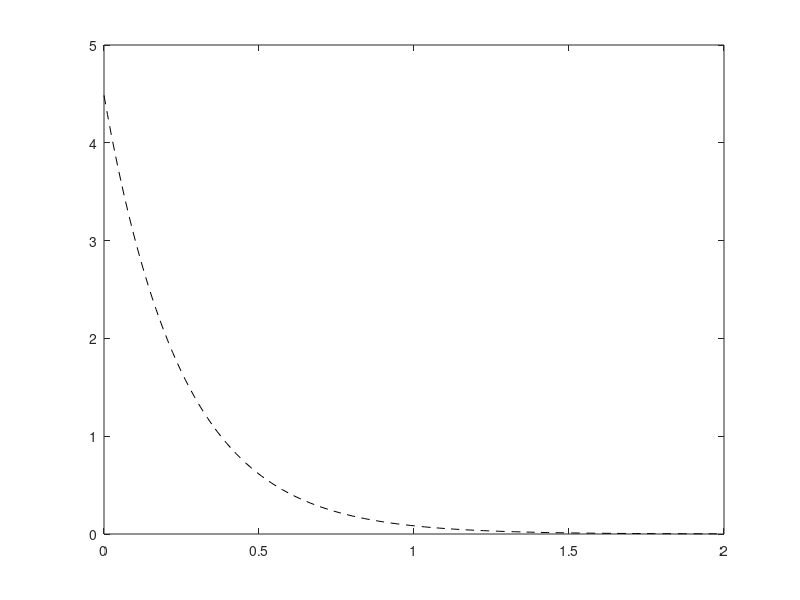
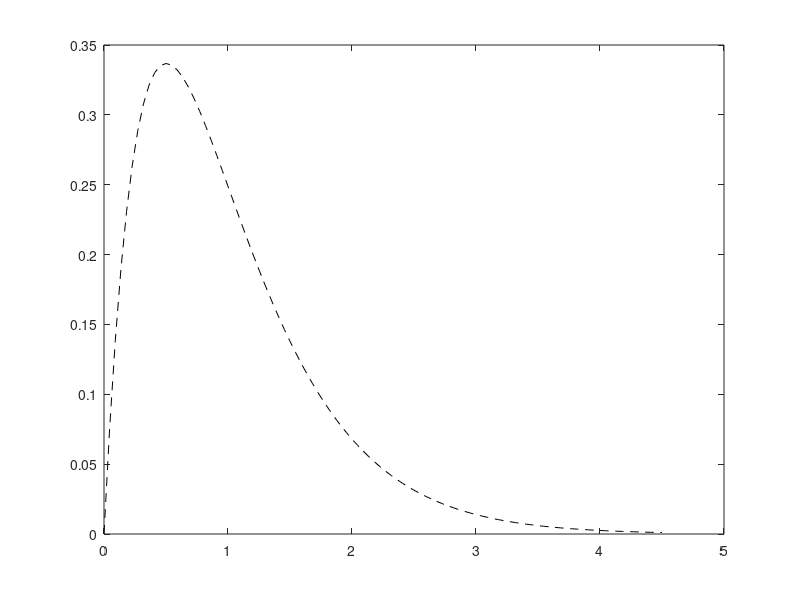

Write MATLAB code to recreate these figures, in order. (Note: this script raises an error after producing the figures.)
%% Clean up
close all;
clear variables;
clc;
format;

%% Parameters
n = 5;
N = 100;
Z = 4;
a = 3.983;
x1 = logspace(0,log10(2+1),N)-1;
x1 = x1';
x2 = linspace(0,4.5,N);
x2 = x2';
A  = logical([ones(1,n) zeros(1,n)]);
C  = logical([zeros(1,n) ones(1,n)]);

% Limits on the coefficients.
lowerC = -1e2;
upperC =  1e2;
lowerA =    0;
upperA =  1e3;
lower = @(n) [ones(1,n)*lowerA ones(1,n)*lowerC];
upper = @(n) [ones(1,n)*upperA ones(1,n)*upperC];


%% Wave function
% Node-less Slater type orbitals
norm1S = sqrt(a^3/pi);
norm2S = (1/4.)*sqrt(a^5/(6*pi));
s1S = @(x) norm1S .* exp(-a.*x);
s2S = @(x) norm2S .* x .* exp(-a * 0.5 .* x);
y1S = s1S(x1);
y2S = s2S(x2);

% Hydrogenic orbitals
norm1H = sqrt(a^3/pi);
norm2H = sqrt(a^3/(8*pi));
s1H = @(x) norm1H .* exp(-a.*x);
s2H = @(x) norm2H .* (1-a*x/2) .* exp(-a*x/2);
y1H = s1H(x1);
y2H = s2H(x2);

% 
%y1 = y1H;
%y2 = y2H;

y1 = y1S;
y2 = y2S;

% Prepare figures for plotting. 
figure(1);
plot(x1,y1,'k--','DisplayName','1s');
hold on;
figure(2);
plot(x2,y2,'k--','DisplayName','2s');
hold on;


%% Primitive function
g = @(c,a,x) c*exp(-a*x.^2);

% Gf1 = @(c,x) g(c(1),c(4),x) + g(c(1),c(5),x) + g(c(3),c(6),x);
% ccc = rand(6,1);
% cccc = lsqcurvefit(Gf1,ccc,x2,y2,lower(3),upper(3))
% figure(2);
% plot(x2,Gf1(cccc,x2),'DisplayName',strcat('STO-',num2str(n),'G'));

%% STO-nG
% 1s orbital 
functionalForm = {'c1*exp(-a1*x.^2)',
                  'c1*exp(-a1*x.^2)+c2*exp(-a2*x.^2)',
                  'c1*exp(-a1*x.^2)+c2*exp(-a2*x.^2)+c3*exp(-a3*x.^2)',
                  'c1*exp(-a1*x.^2)+c2*exp(-a2*x.^2)+c3*exp(-a3*x.^2)+c4*exp(-a4*x.^2)',
                  'c1*exp(-a1*x.^2)+c2*exp(-a2*x.^2)+c3*exp(-a3*x.^2)+c4*exp(-a4*x.^2)+c5*exp(-a5*x.^2)',
                  'c1*exp(-a1*x.^2)+c2*exp(-a2*x.^2)+c3*exp(-a3*x.^2)+c4*exp(-a4*x.^2)+c5*exp(-a5*x.^2)+c6*exp(-a6*x.^2)',
                  'c1*exp(-a1*x.^2)+c2*exp(-a2*x.^2)+c3*exp(-a3*x.^2)+c4*exp(-a4*x.^2)+c5*exp(-a5*x.^2)+c6*exp(-a6*x.^2)+c7*exp(-a7*x.^2)'};
%%
f = fit(x1,y1,functionalForm{n},...
        'StartPoint',randn([2*n 1]),...
        'Lower',lower(n),...
        'Upper',upper(n),...
        'Algorithm','Trust-Region',...
        'Normalize','off',...
        'MaxIter',1e5,...
        'MaxFunEvals',1e5,...
        'DiffMinChange',1e-8,...
        'DiffMaxChange',0.1,...
        'Robust','LAR',...
        'TolFun',1e-6,...
        'TolX',1e-6)
ca1 = coeffvalues(f);
a1  = ca1(A);
c1  = ca1(C);
STO1= g(c1(1),a1(1),x1);
for i=2:n
    STO1 = STO1 + g(c1(i),a1(i),x1);
end
figure(1);
plot(x1,STO1,'DisplayName',strcat('STO-',num2str(n),'G'));
%%
% 2s orbital 
f = fit(x2,y2,functionalForm{n},...
        'StartPoint',randn([2*n 1]),...
        'Lower',lower(n),...
        'Upper',upper(n),...
        'Algorithm','Trust-Region',...
        'Normalize','off',...
        'MaxIter',1e5,...
        'MaxFunEvals',1e5,...
        'DiffMinChange',1e-8,...
        'DiffMaxChange',0.1,...
        'Robust','LAR',...
        'TolFun',1e-6,...
        'TolX',1e-6)
ca2 = coeffvalues(f);
a2  = ca2(A);
c2  = ca2(C);
STO2= g(c2(1),a2(1),x2);
for i=2:n
    STO2 = STO2 + g(c2(i),a2(i),x2);
end

figure(2);
plot(x2,STO2,'DisplayName',strcat('STO-',num2str(n),'G'));


c = [c1;c2];
a = [a1;a2];

writeBasisToFile(Z,n,c,a,2);

%% Plot esthetics
for i=1:2
    figure(i);
    h = legend('show');
    set(h,'FontSize',18,'interpreter','latex');
end



% 
% %% STO-2G
% f = fit(x,y,'c1*exp(-a1*x.^2)+c2*exp(-a2*x.^2)',...
%         'StartPoint',randn([4 1]),...
%         'Lower',lower(2),...
%         'Upper',upper(2),...
%         'Algorithm','Trust-Region',...
%         'Normalize','off',...
%         'MaxIter',1e4,...
%         'MaxFunEvals',1e4,...
%         'DiffMinChange',1e-8,...
%         'Robust','LAR')
% c12 = f.c1;
% c22 = f.c2;
% a12 = f.a1;
% a22 = f.a2;
% c2 = [c12 c22];
% a2 = [a12 a22];
% G2 = @(x) g(c12,a12,x) + g(c22,a22,x);
% writeBasisToFile(Z,2,c2,a2);
% plot(x,G2(x),'DisplayName','STO-2G');
% 
% %% STO-3G
% f = fit(x,y,'c1*exp(-a1*x.^2)+c2*exp(-a2*x.^2)+c3*exp(-a3*x.^2)',...
%         'StartPoint',randn([6 1]),...
%         'Lower',lower(3),...
%         'Upper',upper(3),...
%         'Algorithm','Trust-Region',...
%         'Normalize','off',...
%         'MaxIter',1e4,...
%         'MaxFunEvals',1e4,...
%         'DiffMinChange',1e-8,...
%         'Robust','LAR')
% c13 = f.c1;
% c23 = f.c2;
% c33 = f.c3;
% a13 = f.a1;
% a23 = f.a2;
% a33 = f.a3;
% c3 = [c13 c23 c33];
% a3 = [a13 a23 a33];
% G3 = @(x) g(c13,a13,x) + g(c23,a23,x) + g(c33,a33,x);
% writeBasisToFile(Z,3,c3,a3);
% plot(x,G3(x),'DisplayName','STO-3G');
% 
% %% STO-4G
% f = fit(x,y,'c1*exp(-a1*x.^2)+c2*exp(-a2*x.^2)+c3*exp(-a3*x.^2)+c4*exp(-a4*x.^2)',...
%         'StartPoint',randn([8 1]),...
%         'Lower',lower(4),...
%         'Upper',upper(4),...
%         'Algorithm','Trust-Region',...
%         'Normalize','off',...
%         'MaxIter',1e5,...
%         'MaxFunEvals',1e5,...
%         'DiffMinChange',1e-8,...
%         'Robust','LAR')
% c14 = f.c1;
% c24 = f.c2;
% c34 = f.c3;
% c44 = f.c4;
% a14 = f.a1;
% a24 = f.a2;
% a34 = f.a3;
% a44 = f.a4;
% c4 = [c14 c24 c34 c44];
% a4 = [a14 a24 a34 a44];
% G4 = @(x) g(c14,a14,x) + g(c24,a24,x) + g(c34,a34,x) + g(c44,a44,x);
% writeBasisToFile(Z,4,c4,a4);
% plot(x,G4(x),'DisplayName','STO-4G');
% 
% %% STO-5G
% f = fit(x,y,'c1*exp(-a1*x.^2)+c2*exp(-a2*x.^2)+c3*exp(-a3*x.^2)+c4*exp(-a4*x.^2)+c5*exp(-a5*x.^2)',...
%         'StartPoint',randn([10 1]),...
%         'Lower',lower(5),...
%         'Upper',upper(5),...
%         'Algorithm','Trust-Region',...
%         'Normalize','off',...
%         'MaxIter',1e4,...
%         'MaxFunEvals',1e4,...
%         'DiffMinChange',1e-8,...
%         'Robust','LAR')
% c15 = f.c1;
% c25 = f.c2;
% c35 = f.c3;
% c45 = f.c4;
% c55 = f.c5;
% a15 = f.a1;
% a25 = f.a2;
% a35 = f.a3;
% a45 = f.a4;
% a55 = f.a5;
% c5 = [c15 c25 c35 c45 c55];
% a5 = [a15 a25 a35 a45 a55];
% G5 = @(x) g(c15,a15,x) + g(c25,a25,x) + g(c35,a35,x) + g(c45,a45,x) + g(c55,a55,x);
% writeBasisToFile(Z,5,c5,a5);
% plot(x,G5(x),'DisplayName','STO-5G');
% 
% %% STO-6G
% f = fit(x,y,'c1*exp(-a1*x.^2)+c2*exp(-a2*x.^2)+c3*exp(-a3*x.^2)+c4*exp(-a4*x.^2)+c5*exp(-a5*x.^2)+c6*exp(-a6*x.^2)',...
%         'StartPoint',randn([12 1]),...
%         'Lower',lower(6),...
%         'Upper',upper(6),...
%         'Algorithm','Trust-Region',...
%         'Normalize','off',...
%         'MaxIter',1e4,...
%         'MaxFunEvals',1e4,...
%         'DiffMinChange',1e-8,...
%         'Robust','LAR')
% c16 = f.c1;
% c26 = f.c2;
% c36 = f.c3;
% c46 = f.c4;
% c56 = f.c5;
% c66 = f.c6;
% a16 = f.a1;
% a26 = f.a2;
% a36 = f.a3;
% a46 = f.a4;
% a56 = f.a5;
% a66 = f.a6;
% c6 = [c16 c26 c36 c46 c56 c66];
% a6 = [a16 a26 a36 a46 a56 a66]; 
% G6 = @(x) g(c16,a16,x) + g(c26,a26,x) + g(c36,a36,x) + g(c46,a46,x) + g(c56,a56,x) + g(c66,a66,x);
% writeBasisToFile(Z,6,c6,a6);
% plot(x,G6(x),'DisplayName','STO-6G');



